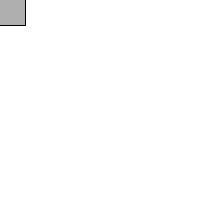
Frame 1 (no input)
Frame 60 (the mouse pressed at the canvas centre just before this capture): identical to frame 1, image omitted
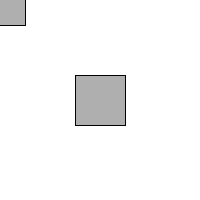
Frame 120 (the mouse held since frame 60 and released just before this capture)

The Processing sketch that drew these frames (run headless with seeded random() and noise(); from frame 60 on, the mouse is pressed at the canvas centre):

// Processing sketch: Ej3_SketchFlow
// ── Ej3_SketchFlow.pde
/*
 6. FLUJO DE UN SKETCH
 
 El flujo de un sketch se divide en dos momentos:
 Inicialización y dibujo.
 
 La incialización va en el bloque de codigo determinado
 entre los dos brackets de la expresión:
 
 void setup() {
 }
 
 El dibujo (que es repetido muchas veces, en ciclo) es
 determinado por los dos brackets de la expresión
 
 void draw() {
 }
 */

void setup() {
  size(200, 200);
  background(255);
}

void draw() {
  stroke(0);
  fill(175);
  rectMode(CENTER);
  rect(mouseX, mouseY, 50, 50);
}
